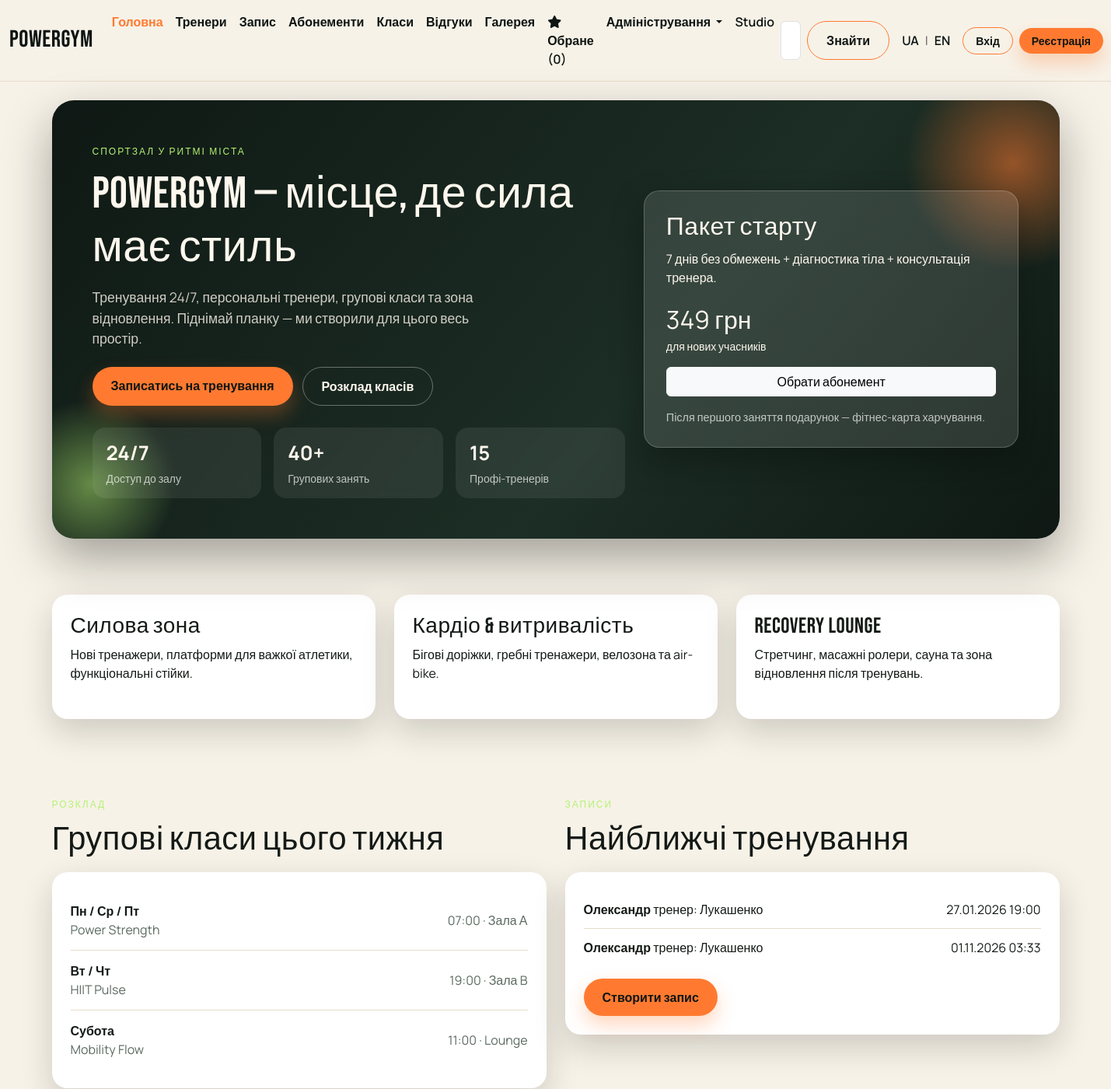
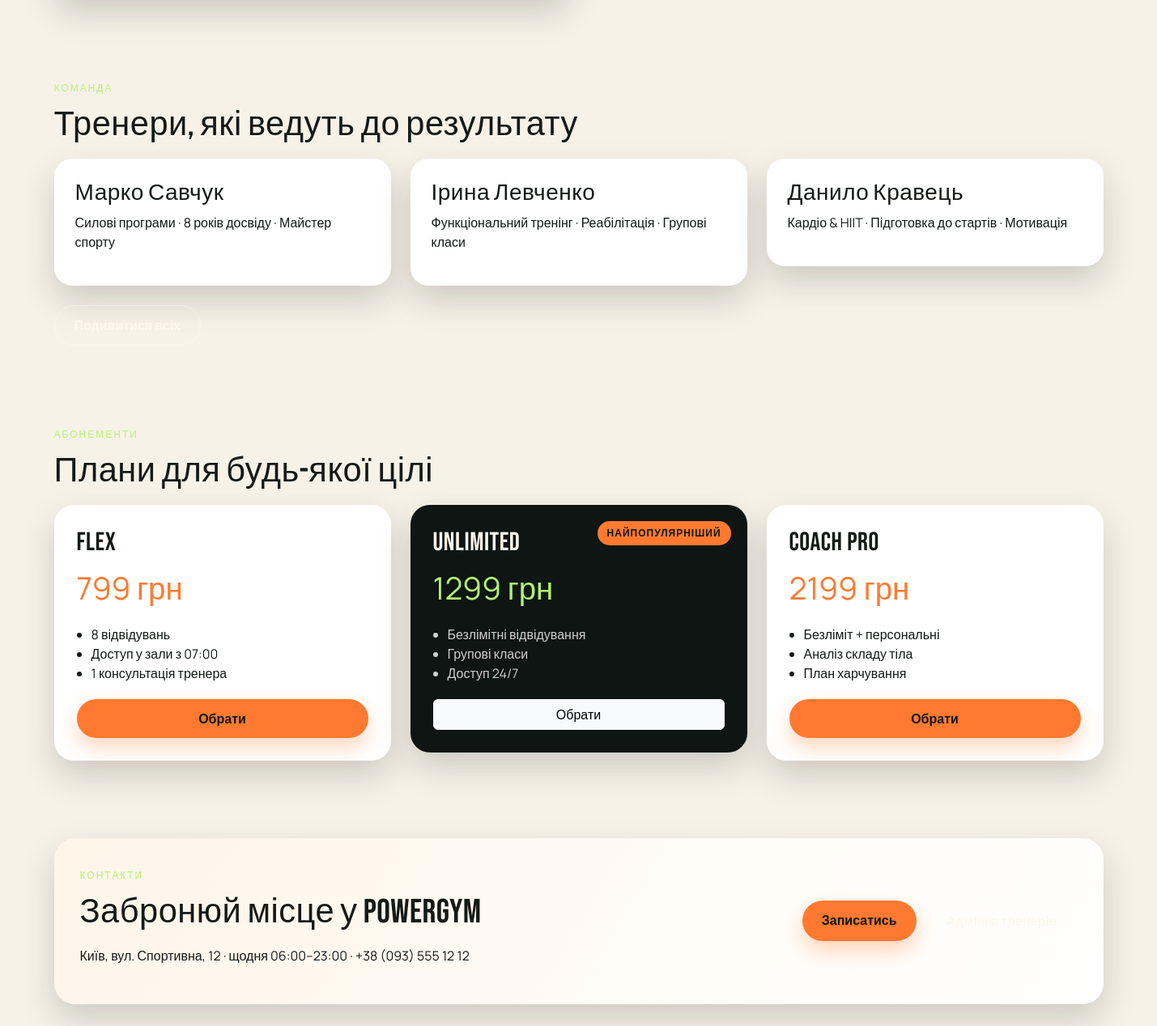
The page / on the database its author committed (2 pictures, top to bottom).
### treners/models.py (models this page shows, shortened)
class Booking(models.Model):
    barber = models.ForeignKey(
        Barber, on_delete=models.CASCADE, related_name="bookings", verbose_name="Тренер"
    )
    customer_name = models.CharField("Ім'я клієнта", max_length=100)
    appointment_date = models.DateTimeField("Дата та час")
    contact_phone = models.CharField("Телефон", max_length=20)
    class Meta:
        verbose_name = "Запис"
        verbose_name_plural = "Записи"

class Barber(models.Model):
    GENDER_CHOICES = [
        ('M', 'Чоловік'),
        ('F', 'Жінка')
    ]
    POSITION_CHOICES = [
        ('J', 'Junior тренер'),
        ('S', 'Senior тренер'),
        ('M', 'Master тренер')
    ]
    name = models.CharField("Ім'я", max_length=100)
    photo = models.ImageField("Фото", upload_to='barber_photos/', blank=True, null=True)
    experience = models.IntegerField(
        "Стаж (років)", validators=[MinValueValidator(0), MaxValueValidator(60)]
    )
    birthdate = models.DateField("Дата народження")
    position = models.CharField("Спеціалізація", max_length=100, choices=POSITION_CHOICES)
    gender = models.CharField("Стать", max_length=1, choices=GENDER_CHOICES)
    rating = models.FloatField("Рейтинг", default=0)
    phone = models.CharField("Телефон", max_length=20)
    class Meta:
        verbose_name = "Тренер"
        verbose_name_plural = "Тренери"

### home/views.py (the view)
# urls.py: path('', include('home.urls')),
def home(request):
    bookings = Booking.objects.all().order_by("appointment_date")
    return render(request, "home/index.html", {"bookings": bookings})

### favorites/context_processor.py (called while the page is built)
def favorite_barbers_count(request):
    return { 'fav_count': get_count_of_favorite_barbers(request) }

### favorites/favorites.py (called while the page is built)
def _is_authenticated(request):
    user = getattr(request, "user", None)
    return bool(user and getattr(user, "is_authenticated", False))

def _get_session_favorites(request):
    return request.session.get(FAVORITE_BARBERS_KEY, [])

def get_count_of_favorite_barbers(request):
    if _is_authenticated(request):
        _merge_session_to_user(request)
        return Favorite.objects.filter(user=request.user).count()
    return len(_get_session_favorites(request))

### home/context_processors.py (called while the page is built)
def ui_text(request):
    lang = request.session.get("lang", "uk")
    if lang not in ("uk", "en"):
        lang = "uk"
    return {"t": get_translations(lang), "lang": lang}

### home/translations.py (called while the page is built)
def get_translations(lang):
    return TRANSLATIONS.get(lang, TRANSLATIONS["uk"])

### home/templates/home/index.html
{% extends "layout.html" %} {% block content %}
<section class="hero my-4">
  <div class="row align-items-center g-4">
    <div class="col-lg-7">
      <span class="section-label">{{ t.home_hero_label }}</span>
      <h1 class="hero-title">{{ t.home_hero_title }}</h1>
      <p class="hero-lead">
        {{ t.home_hero_lead }}
      </p>
      <div class="hero-actions">
        <a href="/book" class="btn btn-gym">{{ t.home_hero_cta_primary }}</a>
        <a href="#schedule" class="btn btn-gym-outline"
          >{{ t.home_hero_cta_secondary }}</a
        >
      </div>
      <div class="hero-metrics">
        <div class="metric">
          <span>24/7</span>
          <small>{{ t.home_metric_access }}</small>
        </div>
        <div class="metric">
          <span>40+</span>
          <small>{{ t.home_metric_classes }}</small>
        </div>
        <div class="metric">
          <span>15</span>
          <small>{{ t.home_metric_trainers }}</small>
        </div>
      </div>
    </div>
    <div class="col-lg-5">
      <div class="hero-card">
        <h3>{{ t.home_card_title }}</h3>
        <p>{{ t.home_card_desc }}</p>
        <div class="hero-card-price">
          <span>{{ t.home_card_price }}</span>
          <small>{{ t.home_card_price_note }}</small>
        </div>
        <a href="#memberships" class="btn btn-light w-100 mt-3"
          >{{ t.home_card_button }}</a
        >
        <div class="hero-card-note">
          {{ t.home_card_note }}
        </div>
      </div>
    </div>
  </div>
</section>
<section class="py-5">
  <div class="row g-4">
    <div class="col-lg-4">
      <div class="feature-card">
        <h3>{{ t.home_feature1_title }}</h3>
        <p>{{ t.home_feature1_desc }}</p>
      </div>
    </div>
    <div class="col-lg-4">
      <div class="feature-card">
        <h3>{{ t.home_feature2_title }}</h3>
        <p>{{ t.home_feature2_desc }}</p>
      </div>
    </div>
    <div class="col-lg-4">
      <div class="feature-card">
        <h3>{{ t.home_feature3_title }}</h3>
        <p>{{ t.home_feature3_desc }}</p>
      </div>
    </div>
  </div>
</section>
<section class="py-5" id="schedule">
  <div class="row g-4 align-items-start">
    <div class="col-lg-6">
      <span class="section-label">{{ t.home_schedule_label }}</span>
      <h2 class="section-title">{{ t.home_schedule_title }}</h2>
      <div class="schedule-card">
        <div class="schedule-item">
          <div>
            <strong>{{ t.home_schedule_item1_title }}</strong>
            <span>{{ t.home_schedule_item1_desc }}</span>
          </div>
          <span>{{ t.home_schedule_item1_time }}</span>
        </div>
        <div class="schedule-item">
          <div>
            <strong>{{ t.home_schedule_item2_title }}</strong>
            <span>{{ t.home_schedule_item2_desc }}</span>
          </div>
          <span>{{ t.home_schedule_item2_time }}</span>
        </div>
        <div class="schedule-item">
          <div>
            <strong>{{ t.home_schedule_item3_title }}</strong>
            <span>{{ t.home_schedule_item3_desc }}</span>
          </div>
          <span>{{ t.home_schedule_item3_time }}</span>
        </div>
      </div>
    </div>
    <div class="col-lg-6">
      <span class="section-label">{{ t.home_bookings_label }}</span>
      <h2 class="section-title">{{ t.home_bookings_title }}</h2>
      <div class="bookings-card">
        {% if bookings %}
        <ul class="bookings-list">
          {% for booking in bookings %}
          <li>
            <div>
              <strong>{{ booking.customer_name }}</strong>
              <span>{{ t.home_booking_trainer_label }} {{ booking.barber.name }}</span>
            </div>
            <span>{{ booking.appointment_date|date:"d.m.Y H:i" }}</span>
          </li>
          {% endfor %}
        </ul>
        {% else %}
        <p class="mb-0">{{ t.home_bookings_empty }}</p>
        {% endif %}
        <a href="/book" class="btn btn-gym mt-3"
          >{{ t.home_bookings_button }}</a
        >
      </div>
    </div>
  </div>
</section>
<section class="py-5" id="trainers">
  <span class="section-label">{{ t.home_team_label }}</span>
  <h2 class="section-title">{{ t.home_team_title }}</h2>
  <div class="row g-4">
    <div class="col-lg-4">
      <div class="trainer-card">
        <h3>Марко Савчук</h3>
        <p>{{ t.home_team_member1_desc }}</p>
      </div>
    </div>
    <div class="col-lg-4">
      <div class="trainer-card">
        <h3>Ірина Левченко</h3>
        <p>{{ t.home_team_member2_desc }}</p>
      </div>
    </div>
    <div class="col-lg-4">
      <div class="trainer-card">
        <h3>Данило Кравець</h3>
        <p>{{ t.home_team_member3_desc }}</p>
      </div>
    </div>
  </div>
  <a href="/barbers" class="btn btn-gym-outline mt-4"
    >{{ t.home_team_button }}</a
  >
</section>
<section class="py-5" id="memberships">
  <span class="section-label">{{ t.home_memberships_label }}</span>
  <h2 class="section-title">{{ t.home_memberships_title }}</h2>
  <div class="row g-4">
    <div class="col-lg-4">
      <div class="price-card">
        <h3>Flex</h3>
        <p class="price">{{ t.home_plan_flex_price }}</p>
        <ul>
          <li>{{ t.home_plan_flex_feature1 }}</li>
          <li>{{ t.home_plan_flex_feature2 }}</li>
          <li>{{ t.home_plan_flex_feature3 }}</li>
        </ul>
        <a href="/book" class="btn btn-gym w-100">{{ t.home_plan_button }}</a>
      </div>
    </div>
    <div class="col-lg-4">
      <div class="price-card featured">
        <div class="price-tag">{{ t.home_plan_unlimited_tag }}</div>
        <h3>Unlimited</h3>
        <p class="price">{{ t.home_plan_unlimited_price }}</p>
        <ul>
          <li>{{ t.home_plan_unlimited_feature1 }}</li>
          <li>{{ t.home_plan_unlimited_feature2 }}</li>
          <li>{{ t.home_plan_unlimited_feature3 }}</li>
        </ul>
        <a href="/book" class="btn btn-light w-100"
          >{{ t.home_plan_button }}</a
        >
      </div>
    </div>
    <div class="col-lg-4">
      <div class="price-card">
        <h3>Coach Pro</h3>
        <p class="price">{{ t.home_plan_coach_price }}</p>
        <ul>
          <li>{{ t.home_plan_coach_feature1 }}</li>
          <li>{{ t.home_plan_coach_feature2 }}</li>
          <li>{{ t.home_plan_coach_feature3 }}</li>
        </ul>
        <a href="/book" class="btn btn-gym w-100">{{ t.home_plan_button }}</a>
      </div>
    </div>
  </div>
</section>
<section class="py-5">
  <div class="contact-card">
    <div>
      <span class="section-label">{{ t.home_contact_label }}</span>
      <h2 class="section-title">{{ t.home_contact_title }}</h2>
      <p>{{ t.home_contact_line }}</p>
    </div>
    <div class="contact-actions">
      <a href="/book" class="btn btn-gym"
        >{{ t.home_contact_button_primary }}</a
      >
      <a href="/barbers/list" class="btn btn-gym-outline"
        >{{ t.home_contact_button_secondary }}</a
      >
    </div>
  </div>
</section>
{% endblock %}

### rows shown on the page
Booking: customer_name "Олександр", home_booking_trainer_label "тренер:", barber.name "Лукашенко", appointment_date "27.01.2026 19:00"
Booking: customer_name "Олександр", home_booking_trainer_label "тренер:", barber.name "Лукашенко", appointment_date "01.11.2026 03:33"

### other values the page prints
{{ t.nav_home }} "Головна"
{{ t.nav_trainers }} "Тренери"
{{ t.nav_book }} "Запис"
{{ t.nav_memberships }} "Абонементи"
{{ t.nav_classes }} "Класи"
{{ t.nav_reviews }} "Відгуки"
{{ t.nav_gallery }} "Галерея"
{{ t.nav_favorites }} "Обране"
{{ fav_count }} "0"
{{ t.nav_admin }} "Адміністрування"
{{ t.nav_studio }} "Studio"
{{ t.nav_search_button }} "Знайти"
{{ t.auth_login }} "Вхід"
{{ t.auth_register }} "Реєстрація"
{{ t.home_hero_label }} "СПОРТЗАЛ У РИТМІ МІСТА"
